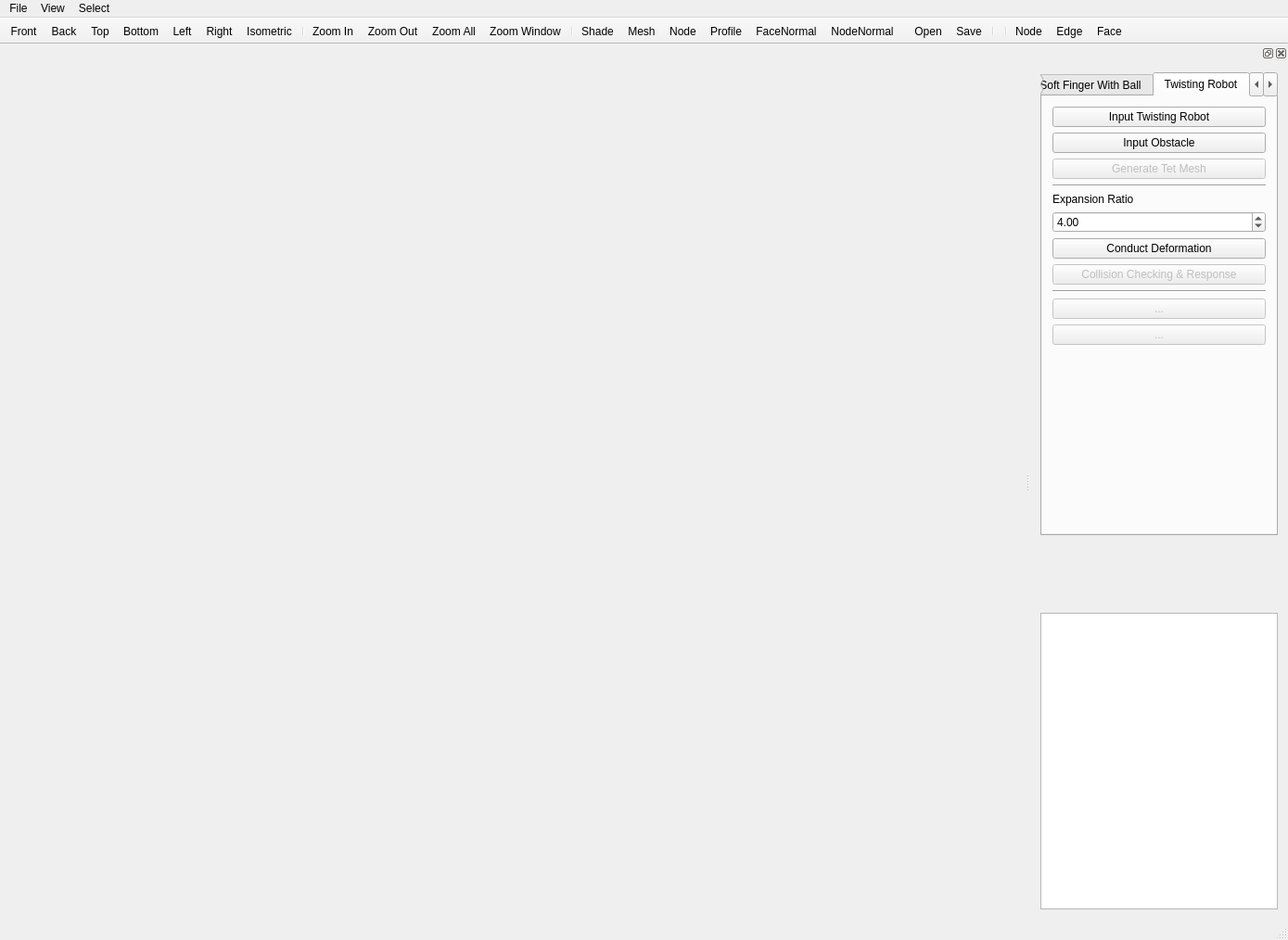
<?xml version="1.0" encoding="UTF-8"?>
<ui version="4.0">
 <class>MainWindow</class>
 <widget class="QMainWindow" name="MainWindow">
  <property name="geometry">
   <rect>
    <x>0</x>
    <y>0</y>
    <width>1389</width>
    <height>1014</height>
   </rect>
  </property>
  <property name="mouseTracking">
   <bool>true</bool>
  </property>
  <property name="focusPolicy">
   <enum>Qt::StrongFocus</enum>
  </property>
  <property name="acceptDrops">
   <bool>true</bool>
  </property>
  <property name="windowTitle">
   <string>MainWindow</string>
  </property>
  <widget class="QWidget" name="centralWidget">
   <property name="mouseTracking">
    <bool>true</bool>
   </property>
   <property name="acceptDrops">
    <bool>true</bool>
   </property>
   <layout class="QHBoxLayout" name="horizontalLayout"/>
  </widget>
  <widget class="QToolBar" name="navigationToolBar">
   <property name="windowTitle">
    <string>navigationToolBar</string>
   </property>
   <property name="movable">
    <bool>false</bool>
   </property>
   <property name="iconSize">
    <size>
     <width>25</width>
     <height>25</height>
    </size>
   </property>
   <property name="floatable">
    <bool>false</bool>
   </property>
   <attribute name="toolBarArea">
    <enum>TopToolBarArea</enum>
   </attribute>
   <attribute name="toolBarBreak">
    <bool>false</bool>
   </attribute>
   <addaction name="actionFront"/>
   <addaction name="actionBack"/>
   <addaction name="actionTop"/>
   <addaction name="actionBottom"/>
   <addaction name="actionLeft"/>
   <addaction name="actionRight"/>
   <addaction name="actionIsometric"/>
   <addaction name="separator"/>
   <addaction name="actionZoom_In"/>
   <addaction name="actionZoom_Out"/>
   <addaction name="actionZoom_All"/>
   <addaction name="actionZoom_Window"/>
   <addaction name="separator"/>
   <addaction name="actionShade"/>
   <addaction name="actionMesh"/>
   <addaction name="actionNode"/>
   <addaction name="actionProfile"/>
   <addaction name="actionFaceNormal"/>
   <addaction name="actionNodeNormal"/>
  </widget>
  <widget class="QToolBar" name="toolBar">
   <property name="windowTitle">
    <string>toolBar</string>
   </property>
   <property name="movable">
    <bool>false</bool>
   </property>
   <property name="floatable">
    <bool>false</bool>
   </property>
   <attribute name="toolBarArea">
    <enum>TopToolBarArea</enum>
   </attribute>
   <attribute name="toolBarBreak">
    <bool>false</bool>
   </attribute>
   <addaction name="actionOpen"/>
   <addaction name="actionSave"/>
   <addaction name="separator"/>
  </widget>
  <widget class="QStatusBar" name="statusBar"/>
  <widget class="QToolBar" name="selectionToolBar">
   <property name="windowTitle">
    <string>selectionToolBar</string>
   </property>
   <property name="movable">
    <bool>false</bool>
   </property>
   <property name="iconSize">
    <size>
     <width>25</width>
     <height>25</height>
    </size>
   </property>
   <property name="floatable">
    <bool>false</bool>
   </property>
   <attribute name="toolBarArea">
    <enum>TopToolBarArea</enum>
   </attribute>
   <attribute name="toolBarBreak">
    <bool>false</bool>
   </attribute>
   <addaction name="separator"/>
   <addaction name="actionSelectNode"/>
   <addaction name="actionSelectEdge"/>
   <addaction name="actionSelectFace"/>
  </widget>
  <widget class="QDockWidget" name="dockWidget">
   <property name="sizePolicy">
    <sizepolicy hsizetype="Minimum" vsizetype="Maximum">
     <horstretch>0</horstretch>
     <verstretch>0</verstretch>
    </sizepolicy>
   </property>
   <attribute name="dockWidgetArea">
    <number>2</number>
   </attribute>
   <widget class="QWidget" name="dockWidgetContents">
    <property name="layoutDirection">
     <enum>Qt::LeftToRight</enum>
    </property>
    <layout class="QGridLayout" name="gridLayout">
     <item row="8" column="0">
      <widget class="QTreeView" name="treeView">
       <property name="enabled">
        <bool>true</bool>
       </property>
       <property name="minimumSize">
        <size>
         <width>0</width>
         <height>320</height>
        </size>
       </property>
       <property name="maximumSize">
        <size>
         <width>16777215</width>
         <height>400</height>
        </size>
       </property>
       <property name="showDropIndicator" stdset="0">
        <bool>true</bool>
       </property>
       <property name="indentation">
        <number>5</number>
       </property>
       <attribute name="headerVisible">
        <bool>false</bool>
       </attribute>
      </widget>
     </item>
     <item row="7" column="0">
      <spacer name="verticalSpacer_2">
       <property name="orientation">
        <enum>Qt::Vertical</enum>
       </property>
       <property name="sizeHint" stdset="0">
        <size>
         <width>20</width>
         <height>40</height>
        </size>
       </property>
      </spacer>
     </item>
     <item row="5" column="0">
      <widget class="QTabWidget" name="tabWidget">
       <property name="maximumSize">
        <size>
         <width>16777215</width>
         <height>500</height>
        </size>
       </property>
       <property name="currentIndex">
        <number>1</number>
       </property>
       <property name="iconSize">
        <size>
         <width>16</width>
         <height>16</height>
        </size>
       </property>
       <widget class="QWidget" name="tab">
        <attribute name="title">
         <string>Soft Finger With Ball</string>
        </attribute>
        <layout class="QVBoxLayout" name="verticalLayout_2">
         <item>
          <layout class="QHBoxLayout" name="horizontalLayout_2">
           <item>
            <widget class="QCheckBox" name="checkBox_combinedInput">
             <property name="enabled">
              <bool>false</bool>
             </property>
             <property name="text">
              <string>Combined Input</string>
             </property>
            </widget>
           </item>
           <item>
            <widget class="QLabel" name="label">
             <property name="text">
              <string>IterTime</string>
             </property>
            </widget>
           </item>
           <item>
            <widget class="QSpinBox" name="spinBox_iterTime">
             <property name="value">
              <number>1</number>
             </property>
            </widget>
           </item>
          </layout>
         </item>
         <item>
          <widget class="QCheckBox" name="checkBox_readChamberRegion">
           <property name="enabled">
            <bool>false</bool>
           </property>
           <property name="text">
            <string>Read Chamber Region</string>
           </property>
          </widget>
         </item>
         <item>
          <widget class="QDoubleSpinBox" name="doubleSpinBox_A1">
           <property name="minimum">
            <double>1.000000000000000</double>
           </property>
           <property name="maximum">
            <double>100.000000000000000</double>
           </property>
           <property name="value">
            <double>1.300000000000000</double>
           </property>
          </widget>
         </item>
         <item>
          <widget class="QPushButton" name="pushButton_generateTETMesh">
           <property name="text">
            <string>Deformation &amp;&amp; Collision Response</string>
           </property>
          </widget>
         </item>
         <item>
          <widget class="QPushButton" name="pushButton_runCollisionChecking">
           <property name="enabled">
            <bool>false</bool>
           </property>
           <property name="text">
            <string>Collision Response Testing</string>
           </property>
          </widget>
         </item>
         <item>
          <widget class="QPushButton" name="pushButton_clearAll">
           <property name="enabled">
            <bool>false</bool>
           </property>
           <property name="text">
            <string>Clear All</string>
           </property>
          </widget>
         </item>
         <item>
          <widget class="QComboBox" name="comboBox_planeDir">
           <property name="enabled">
            <bool>false</bool>
           </property>
           <item>
            <property name="text">
             <string>X</string>
            </property>
           </item>
           <item>
            <property name="text">
             <string>Y</string>
            </property>
           </item>
           <item>
            <property name="text">
             <string>Z</string>
            </property>
           </item>
          </widget>
         </item>
         <item>
          <widget class="QSlider" name="horizontalSlider_slice_Multi_dir">
           <property name="enabled">
            <bool>false</bool>
           </property>
           <property name="orientation">
            <enum>Qt::Horizontal</enum>
           </property>
          </widget>
         </item>
         <item>
          <spacer name="verticalSpacer_4">
           <property name="orientation">
            <enum>Qt::Vertical</enum>
           </property>
           <property name="sizeHint" stdset="0">
            <size>
             <width>20</width>
             <height>237</height>
            </size>
           </property>
          </spacer>
         </item>
        </layout>
       </widget>
       <widget class="QWidget" name="tab_2">
        <attribute name="title">
         <string>Twisting Robot</string>
        </attribute>
        <layout class="QVBoxLayout" name="verticalLayout_3">
         <item>
          <widget class="QPushButton" name="pushButton_inputFourChambers">
           <property name="text">
            <string>Input Twisting Robot</string>
           </property>
          </widget>
         </item>
         <item>
          <widget class="QPushButton" name="pushButton_inputMem">
           <property name="text">
            <string>Input Obstacle</string>
           </property>
          </widget>
         </item>
         <item>
          <widget class="QPushButton" name="pushButton_GenerateChamberTetMesh">
           <property name="enabled">
            <bool>false</bool>
           </property>
           <property name="text">
            <string>Generate Tet Mesh</string>
           </property>
          </widget>
         </item>
         <item>
          <widget class="Line" name="line">
           <property name="orientation">
            <enum>Qt::Horizontal</enum>
           </property>
          </widget>
         </item>
         <item>
          <widget class="QLabel" name="label_3">
           <property name="text">
            <string>Expansion Ratio</string>
           </property>
          </widget>
         </item>
         <item>
          <widget class="QDoubleSpinBox" name="doubleSpinBox_Chamber1">
           <property name="minimum">
            <double>1.000000000000000</double>
           </property>
           <property name="maximum">
            <double>100.000000000000000</double>
           </property>
           <property name="value">
            <double>4.000000000000000</double>
           </property>
          </widget>
         </item>
         <item>
          <widget class="QPushButton" name="pushButton_ChamberDeformation">
           <property name="text">
            <string>Conduct Deformation</string>
           </property>
          </widget>
         </item>
         <item>
          <widget class="QPushButton" name="pushButton_CollisionChecking">
           <property name="enabled">
            <bool>false</bool>
           </property>
           <property name="text">
            <string>Collision Checking &amp;&amp; Response</string>
           </property>
          </widget>
         </item>
         <item>
          <widget class="Line" name="line_2">
           <property name="orientation">
            <enum>Qt::Horizontal</enum>
           </property>
          </widget>
         </item>
         <item>
          <widget class="QPushButton" name="pushButton_CollisionResponse">
           <property name="enabled">
            <bool>false</bool>
           </property>
           <property name="text">
            <string>...</string>
           </property>
          </widget>
         </item>
         <item>
          <widget class="QPushButton" name="pushButton_trajectoryGeneration">
           <property name="enabled">
            <bool>false</bool>
           </property>
           <property name="text">
            <string>...</string>
           </property>
          </widget>
         </item>
         <item>
          <spacer name="verticalSpacer">
           <property name="orientation">
            <enum>Qt::Vertical</enum>
           </property>
           <property name="sizeHint" stdset="0">
            <size>
             <width>20</width>
             <height>142</height>
            </size>
           </property>
          </spacer>
         </item>
        </layout>
       </widget>
       <widget class="QWidget" name="tab_3">
        <attribute name="title">
         <string>Obstacle Movement</string>
        </attribute>
        <layout class="QVBoxLayout" name="verticalLayout">
         <item>
          <widget class="QLabel" name="label_2">
           <property name="text">
            <string>Move Obstacle</string>
           </property>
          </widget>
         </item>
         <item>
          <widget class="QDoubleSpinBox" name="doubleSpinBox_rotationAngleX">
           <property name="minimum">
            <double>-100.000000000000000</double>
           </property>
           <property name="maximum">
            <double>100.000000000000000</double>
           </property>
           <property name="value">
            <double>0.000000000000000</double>
           </property>
          </widget>
         </item>
         <item>
          <widget class="QDoubleSpinBox" name="doubleSpinBox_rotationAngleY">
           <property name="minimum">
            <double>-100.000000000000000</double>
           </property>
           <property name="maximum">
            <double>100.000000000000000</double>
           </property>
           <property name="value">
            <double>0.000000000000000</double>
           </property>
          </widget>
         </item>
         <item>
          <widget class="QDoubleSpinBox" name="doubleSpinBox_rotationAngleZ">
           <property name="minimum">
            <double>-100.000000000000000</double>
           </property>
           <property name="maximum">
            <double>100.000000000000000</double>
           </property>
           <property name="value">
            <double>0.000000000000000</double>
           </property>
          </widget>
         </item>
         <item>
          <widget class="QPushButton" name="pushButton_applyrotation">
           <property name="maximumSize">
            <size>
             <width>16777215</width>
             <height>50</height>
            </size>
           </property>
           <property name="text">
            <string>Apply Rotation</string>
           </property>
          </widget>
         </item>
         <item>
          <widget class="QDoubleSpinBox" name="doubleSpinBox_ballMoveX">
           <property name="minimum">
            <double>-100.000000000000000</double>
           </property>
           <property name="maximum">
            <double>100.000000000000000</double>
           </property>
           <property name="value">
            <double>80.000000000000000</double>
           </property>
          </widget>
         </item>
         <item>
          <widget class="QDoubleSpinBox" name="doubleSpinBox_ballMoveY">
           <property name="minimum">
            <double>-100.000000000000000</double>
           </property>
           <property name="maximum">
            <double>100.000000000000000</double>
           </property>
           <property name="value">
            <double>-40.000000000000000</double>
           </property>
          </widget>
         </item>
         <item>
          <widget class="QDoubleSpinBox" name="doubleSpinBox_ballMoveZ">
           <property name="minimum">
            <double>-100.000000000000000</double>
           </property>
           <property name="maximum">
            <double>100.000000000000000</double>
           </property>
           <property name="value">
            <double>0.000000000000000</double>
           </property>
          </widget>
         </item>
         <item>
          <widget class="QPushButton" name="pushButton_MoveBall">
           <property name="text">
            <string>Apply Translation</string>
           </property>
          </widget>
         </item>
         <item>
          <spacer name="verticalSpacer_3">
           <property name="orientation">
            <enum>Qt::Vertical</enum>
           </property>
           <property name="sizeHint" stdset="0">
            <size>
             <width>20</width>
             <height>319</height>
            </size>
           </property>
          </spacer>
         </item>
        </layout>
       </widget>
      </widget>
     </item>
    </layout>
   </widget>
  </widget>
  <widget class="QMenuBar" name="menuBar">
   <property name="geometry">
    <rect>
     <x>0</x>
     <y>0</y>
     <width>1389</width>
     <height>21</height>
    </rect>
   </property>
   <property name="layoutDirection">
    <enum>Qt::LeftToRight</enum>
   </property>
   <widget class="QMenu" name="menuFile">
    <property name="title">
     <string>File</string>
    </property>
    <addaction name="actionOpen"/>
    <addaction name="actionSave"/>
   </widget>
   <widget class="QMenu" name="menuView">
    <property name="title">
     <string>View</string>
    </property>
    <addaction name="actionFront"/>
    <addaction name="actionBack"/>
    <addaction name="actionTop"/>
    <addaction name="actionBottom"/>
    <addaction name="actionLeft"/>
    <addaction name="actionRight"/>
    <addaction name="actionIsometric"/>
    <addaction name="separator"/>
    <addaction name="actionZoom_In"/>
    <addaction name="actionZoom_Out"/>
    <addaction name="actionZoom_All"/>
    <addaction name="actionZoom_Window"/>
    <addaction name="separator"/>
    <addaction name="actionShade"/>
    <addaction name="actionMesh"/>
    <addaction name="actionNode"/>
    <addaction name="actionProfile"/>
    <addaction name="separator"/>
    <addaction name="actionShifttoOrigin"/>
   </widget>
   <widget class="QMenu" name="menuSelect">
    <property name="title">
     <string>Select</string>
    </property>
    <addaction name="actionSelectNode"/>
    <addaction name="actionSelectEdge"/>
    <addaction name="actionSelectFace"/>
   </widget>
   <addaction name="menuFile"/>
   <addaction name="menuView"/>
   <addaction name="menuSelect"/>
  </widget>
  <action name="actionOpen">
   <property name="icon">
    <iconset resource="ShapeLab.qrc">
     <normaloff>:/resource/Open Folder.png</normaloff>:/resource/Open Folder.png</iconset>
   </property>
   <property name="text">
    <string>Open</string>
   </property>
  </action>
  <action name="actionFront">
   <property name="checkable">
    <bool>false</bool>
   </property>
   <property name="icon">
    <iconset resource="ShapeLab.qrc">
     <normaloff>:/resource/Front View.png</normaloff>:/resource/Front View.png</iconset>
   </property>
   <property name="text">
    <string>Front</string>
   </property>
  </action>
  <action name="actionBack">
   <property name="checkable">
    <bool>false</bool>
   </property>
   <property name="icon">
    <iconset resource="ShapeLab.qrc">
     <normaloff>:/resource/Back View.png</normaloff>:/resource/Back View.png</iconset>
   </property>
   <property name="text">
    <string>Back</string>
   </property>
  </action>
  <action name="actionTop">
   <property name="checkable">
    <bool>false</bool>
   </property>
   <property name="icon">
    <iconset resource="ShapeLab.qrc">
     <normaloff>:/resource/Top View.png</normaloff>:/resource/Top View.png</iconset>
   </property>
   <property name="text">
    <string>Top</string>
   </property>
  </action>
  <action name="actionBottom">
   <property name="checkable">
    <bool>false</bool>
   </property>
   <property name="icon">
    <iconset resource="ShapeLab.qrc">
     <normaloff>:/resource/Bottom View.png</normaloff>:/resource/Bottom View.png</iconset>
   </property>
   <property name="text">
    <string>Bottom</string>
   </property>
  </action>
  <action name="actionLeft">
   <property name="icon">
    <iconset resource="ShapeLab.qrc">
     <normaloff>:/resource/Left View.png</normaloff>:/resource/Left View.png</iconset>
   </property>
   <property name="text">
    <string>Left</string>
   </property>
  </action>
  <action name="actionRight">
   <property name="icon">
    <iconset resource="ShapeLab.qrc">
     <normaloff>:/resource/Right View.png</normaloff>:/resource/Right View.png</iconset>
   </property>
   <property name="text">
    <string>Right</string>
   </property>
  </action>
  <action name="actionIsometric">
   <property name="icon">
    <iconset resource="ShapeLab.qrc">
     <normaloff>:/resource/Isometric View.png</normaloff>:/resource/Isometric View.png</iconset>
   </property>
   <property name="text">
    <string>Isometric</string>
   </property>
  </action>
  <action name="actionZoom_In">
   <property name="icon">
    <iconset resource="ShapeLab.qrc">
     <normaloff>:/resource/Zoom In.png</normaloff>:/resource/Zoom In.png</iconset>
   </property>
   <property name="text">
    <string>Zoom In</string>
   </property>
  </action>
  <action name="actionZoom_Out">
   <property name="icon">
    <iconset resource="ShapeLab.qrc">
     <normaloff>:/resource/Zoom Out.png</normaloff>:/resource/Zoom Out.png</iconset>
   </property>
   <property name="text">
    <string>Zoom Out</string>
   </property>
  </action>
  <action name="actionZoom_All">
   <property name="icon">
    <iconset resource="ShapeLab.qrc">
     <normaloff>:/resource/Zoom All.png</normaloff>:/resource/Zoom All.png</iconset>
   </property>
   <property name="text">
    <string>Zoom All</string>
   </property>
  </action>
  <action name="actionZoom_Window">
   <property name="icon">
    <iconset resource="ShapeLab.qrc">
     <normaloff>:/resource/Zoom Window.png</normaloff>:/resource/Zoom Window.png</iconset>
   </property>
   <property name="text">
    <string>Zoom Window</string>
   </property>
  </action>
  <action name="actionShade">
   <property name="checkable">
    <bool>true</bool>
   </property>
   <property name="icon">
    <iconset resource="ShapeLab.qrc">
     <normaloff>:/resource/Shade.png</normaloff>:/resource/Shade.png</iconset>
   </property>
   <property name="text">
    <string>Shade</string>
   </property>
  </action>
  <action name="actionMesh">
   <property name="checkable">
    <bool>true</bool>
   </property>
   <property name="icon">
    <iconset resource="ShapeLab.qrc">
     <normaloff>:/resource/Mesh.png</normaloff>:/resource/Mesh.png</iconset>
   </property>
   <property name="text">
    <string>Mesh</string>
   </property>
  </action>
  <action name="actionNode">
   <property name="checkable">
    <bool>true</bool>
   </property>
   <property name="icon">
    <iconset resource="ShapeLab.qrc">
     <normaloff>:/resource/Node.png</normaloff>:/resource/Node.png</iconset>
   </property>
   <property name="text">
    <string>Node</string>
   </property>
  </action>
  <action name="actionSave">
   <property name="icon">
    <iconset resource="ShapeLab.qrc">
     <normaloff>:/resource/Save as.png</normaloff>:/resource/Save as.png</iconset>
   </property>
   <property name="text">
    <string>Save</string>
   </property>
  </action>
  <action name="actionSelectNode">
   <property name="icon">
    <iconset resource="ShapeLab.qrc">
     <normaloff>:/resource/selectNode.png</normaloff>:/resource/selectNode.png</iconset>
   </property>
   <property name="text">
    <string>Node</string>
   </property>
  </action>
  <action name="actionSelectFace">
   <property name="icon">
    <iconset resource="ShapeLab.qrc">
     <normaloff>:/resource/selectFace.png</normaloff>:/resource/selectFace.png</iconset>
   </property>
   <property name="text">
    <string>Face</string>
   </property>
  </action>
  <action name="actionShifttoOrigin">
   <property name="text">
    <string>Shift to Origin</string>
   </property>
  </action>
  <action name="actionProfile">
   <property name="checkable">
    <bool>true</bool>
   </property>
   <property name="icon">
    <iconset resource="ShapeLab.qrc">
     <normaloff>:/resource/Profile.png</normaloff>:/resource/Profile.png</iconset>
   </property>
   <property name="text">
    <string>Profile</string>
   </property>
  </action>
  <action name="actionFaceNormal">
   <property name="checkable">
    <bool>true</bool>
   </property>
   <property name="icon">
    <iconset resource="ShapeLab.qrc">
     <normaloff>:/resource/FaceNormal.png</normaloff>:/resource/FaceNormal.png</iconset>
   </property>
   <property name="text">
    <string>FaceNormal</string>
   </property>
  </action>
  <action name="actionNodeNormal">
   <property name="checkable">
    <bool>true</bool>
   </property>
   <property name="icon">
    <iconset resource="ShapeLab.qrc">
     <normaloff>:/resource/NodeNormal.png</normaloff>:/resource/NodeNormal.png</iconset>
   </property>
   <property name="text">
    <string>NodeNormal</string>
   </property>
  </action>
  <action name="actionSelectEdge">
   <property name="icon">
    <iconset resource="ShapeLab.qrc">
     <normaloff>:/resource/selectEdge.png</normaloff>:/resource/selectEdge.png</iconset>
   </property>
   <property name="text">
    <string>Edge</string>
   </property>
  </action>
  <action name="actionGenerate">
   <property name="text">
    <string>Generate</string>
   </property>
  </action>
  <action name="actionTest_1">
   <property name="text">
    <string>Test_1</string>
   </property>
  </action>
 </widget>
 <layoutdefault spacing="6" margin="11"/>
 <resources>
  <include location="ShapeLab.qrc"/>
 </resources>
 <connections/>
</ui>
